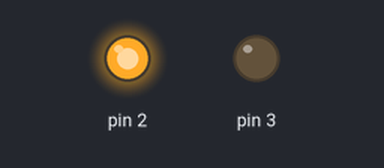
This sketch was run on a simulated Arduino Uno, built with avr-gcc and run on an emulated ATmega328P. Shown: output pins drawn as LEDs (lit = HIGH). EEPROM starts erased; what the sketch prints to the serial monitor is not drawn.

Above: at 0.1 s.
Timing chart, 0 to 1.6 s (numbered marks = the images above):
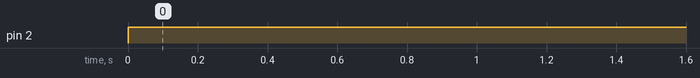

The sketch:

09_EEPROM.ino
```cpp
#include <EEPROM.h>

//UNO r3 内有EEPROM， 就是一种断电后也可以保存数据的地方，类似flash存储，比其擦除次数更多，这样可以做到记录一些个性化数据。
//记录开机次数或者reset次数。
//串口用来输出消息，以便调试程序。
int address =0;
byte value ;


void setup() {
  // put your setup code here, to run once:
   pinMode(3,OUTPUT);
   pinMode(2,OUTPUT);

   value = EEPROM.read(address);
   value = value +1;
   value = value %255;
   EEPROM.write(address,value);

   Serial.begin(9600);
   Serial.print("power on times:");
   Serial.print(value, DEC);
   Serial.println();
}

void loop() {
  // put your main code here, to run repeatedly:
  if(value%2==1)
    digitalWrite(3, HIGH);
  if(value%2==0)
    digitalWrite(2, HIGH);

  delay(1000);
}
```

Measured:
- by itself, pin 2: LOW → HIGH at 0.00 s
